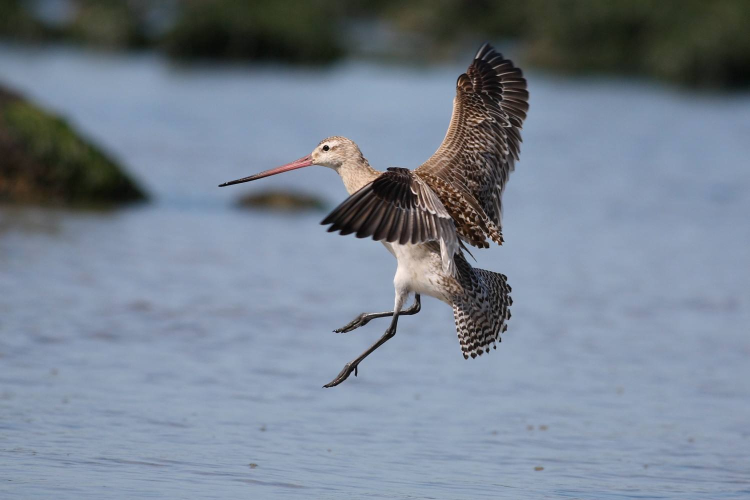
#> input picture Desktop/Python3/飞鸟.jpeg, 1500 x 1000 px, given in place of 飞鸟.jpg, which was not available (shown at 1/2 size)
$ python '边缘检测2.py'   (older library calls are emulated)
#> lines starting #> are read from the running program, lines starting #| are printed output that depends on the picture; after the words box and inside, x2 and y2 are one past the last pixel; in counts of white or black regions, pixels touching at a corner belong together; pictures that were not available may be replaced by others from this repository, and a replacement may not be noted
import cv2
import numpy as np
import matplotlib.pyplot as plt
import time
cv2.namedWindow("Image", 0)
image = cv2.imread("飞鸟.jpg")
#> image is the input picture: shape (1000, 1500, 3); mean B, G, R 144.5, 130, 118.3
gray = cv2.cvtColor(image, cv2.COLOR_BGR2GRAY) # 转换成灰色图片
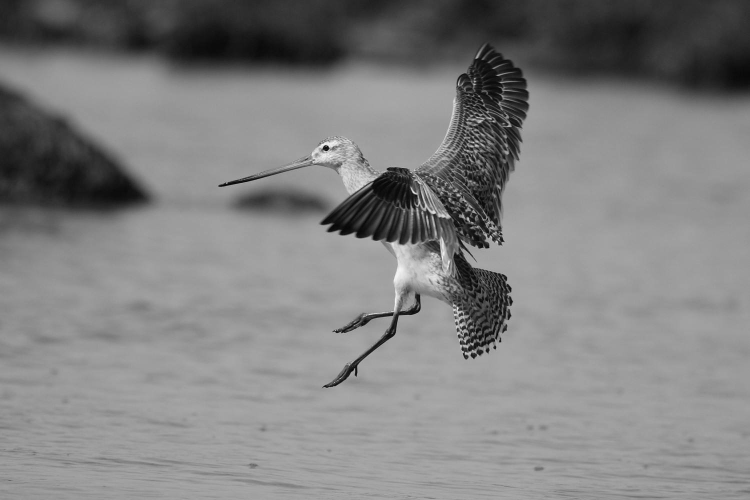
#> gray: shape (1000, 1500) (shown at 1/2 size); min 0, max 254, mean 128.2

# 进行算子计算 进行3 * 3 convolution 计算x y方向上面的梯度
gradX = cv2.Sobel(gray, ddepth=cv2.CV_32F, dx=1, dy=0, ksize=-1)
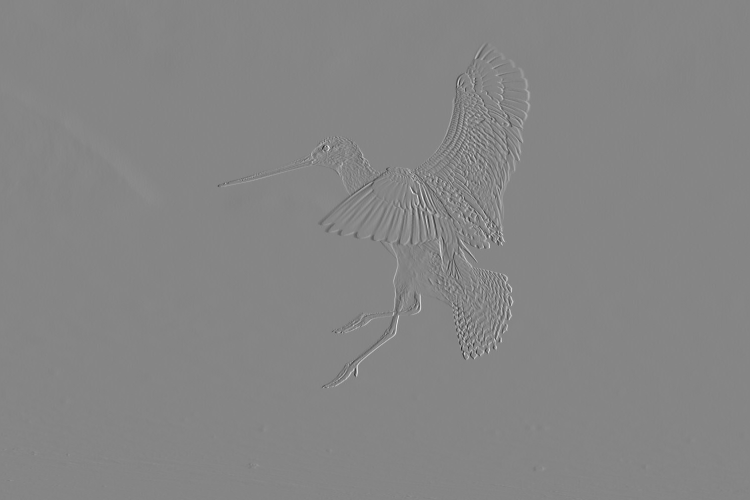
#> gradX: shape (1000, 1500) float32 (shown at 1/2 size); min -3094, max 2818, mean 0.5; drawn with min black and max white
gradY = cv2.Sobel(gray, ddepth=cv2.CV_32F, dx=0, dy=1, ksize=-1)

# subtract the y-gradient from the x-gradient
# 将垂直边缘跟水平边缘进行相减 之后再进行scaleabs对高水平梯度跟低垂直梯度的图像区域进行缩小跟求平均值
gradient = cv2.subtract(gradX, gradY)
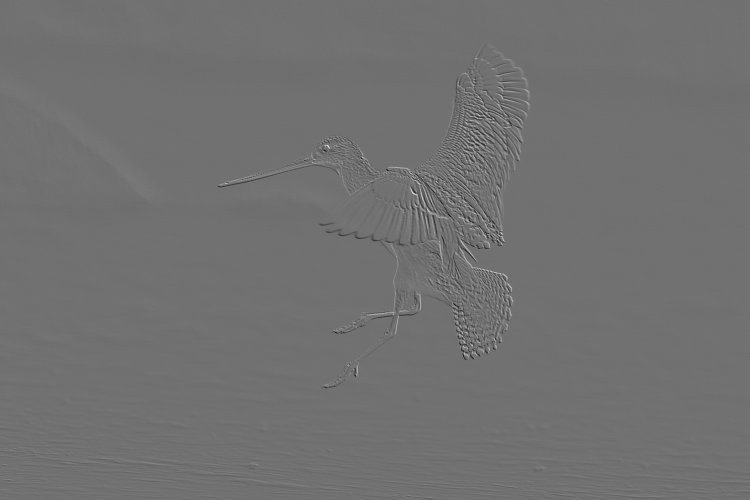
#> gradient: shape (1000, 1500) float32 (shown at 1/2 size); min -3846, max 4808, mean -2.9; drawn with min black and max white
gradient = cv2.convertScaleAbs(gradient)

# 去除白噪声 用9*9内核平滑图像平滑图像中的高频噪声 将每个像素替换成周围像素的均值
# 之后对图像进行模糊图像二值化,梯度图中不大于90的任何像素都设置为0黑色，否则像素点都设置为白色225
blurred = cv2.blur(gradient, (9, 9 ))
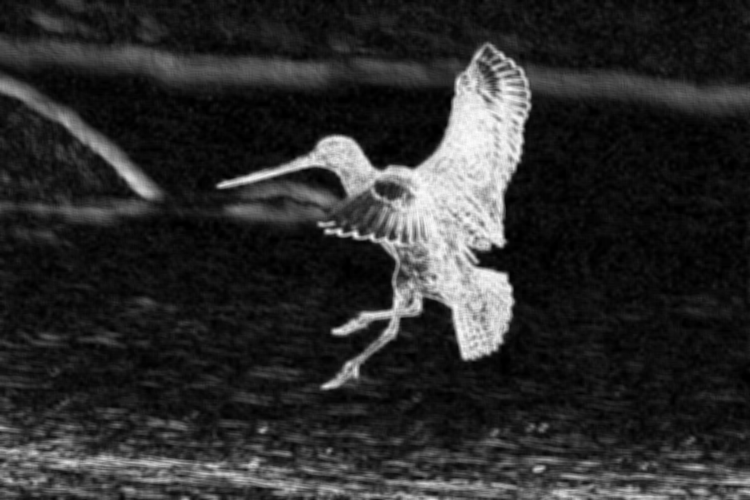
#> blurred: shape (1000, 1500) (shown at 1/2 size); min 0, max 254, mean 43.6
(_, thresh) = cv2.threshold(blurred, 90, 225, cv2.THRESH_BINARY)
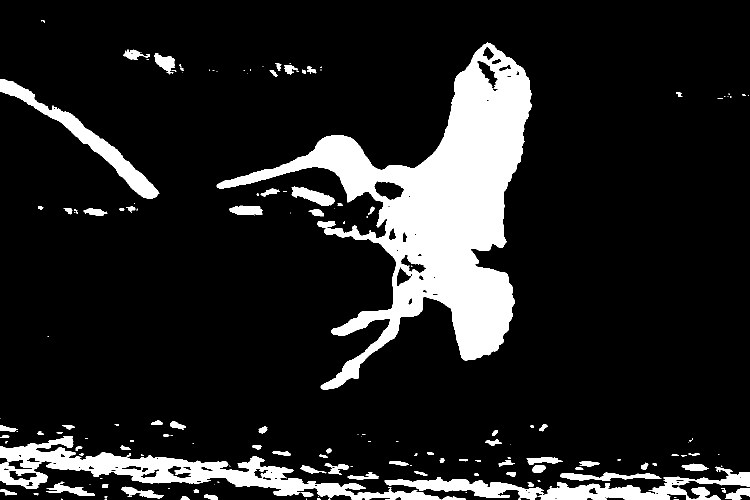
#> thresh: shape (1000, 1500) (shown at 1/2 size); values 0 (black) and 225 (white), 13.4% white; 188 white regions (96 under 20 px), largest, box (x1, y1, x2, y2) and area: (433, 85, 1063, 779) 127905, (0, 872, 882, 1000) 28420, (769, 933, 1500, 1000) 14600

# cv2.imshow("Image thresh",thresh)

# 填充蜜蜂身体上面的白色点
kernel = cv2.getStructuringElement(cv2.MORPH_RECT, (25, 25))
closed = cv2.morphologyEx(thresh, cv2.MORPH_CLOSE, kernel)
#> closed: shape (1000, 1500); values 0 (black) and 225 (white), 17.2% white; 33 white regions (12 under 20 px), largest, box (x1, y1, x2, y2) and area: (433, 85, 1063, 779) 142626, (0, 836, 1500, 1000) 97796, (0, 158, 319, 426) 10631

# 去除昆虫身边其他的白色噪点
closed = cv2.erode(closed,None,iterations = 4)
#> closed: shape (1000, 1500); values 0 (black) and 225 (white), 14.2% white; 17 white regions (4 under 20 px), largest, box (x1, y1, x2, y2) and area: (441, 91, 1059, 716) 122465, (0, 854, 1500, 1000) 82064, (72, 209, 312, 394) 4929
closed = cv2.erode(closed, None,iterations = 4)
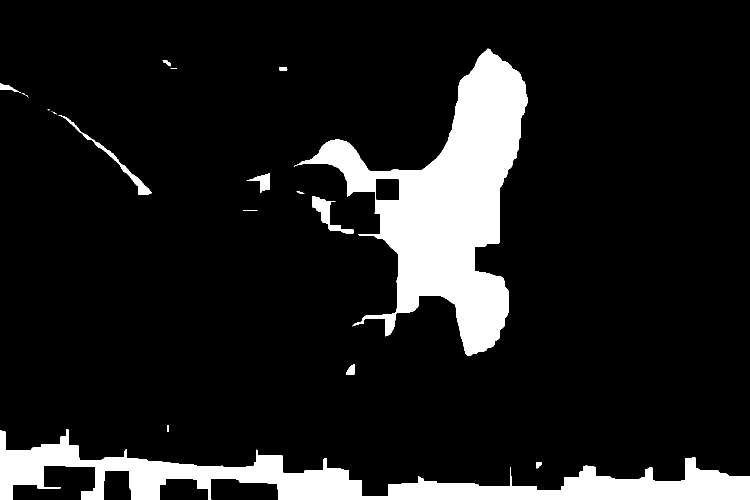
#> closed: shape (1000, 1500) (shown at 1/2 size); values 0 (black) and 225 (white), 11.8% white; 20 white regions (7 under 20 px)

# 边框
# findContours第一个参数是要检所的图片 必须是二值图,即黑白图，不是灰度图，

# 第二个参数是图片的索检格式
# cv2，RETR_EXTERNAL 表示只检测外轮廓
# cv2.RETR_LIST 检测的轮廓不建立等级关系
# cv2.RETR_CCOMP 建立一个等级树结构轮廓

# 第三个参数为轮廓的近似方法
# cv2.CHAIN_APPROX_NONE 储存所有的轮廓点，相邻的两个点的像素位置差不超过1，即max(abs(x1-x2),abs(y2-y1)) == 1
# cv2.CHAIN_APPROX_SIMPLE压缩水平方向， 对角线方向的元素，只保留该方向上面的终点坐标， 例如一个矩阵只需4个点来保存轮廓信息

# cv2.findContours()函数返回两个值，一个是轮廓的本身， 还有一个是轮廓对应的属性，
# cv2.findContours()函数返回的第一个值是list， list中每个元素都是图像中的一个轮廓numpy中的narray表示。每一个ndarray中保存的是轮廓上面的各个点坐标，把list排序， 点最多的轮廓就是昆虫的轮廓

'''
Opencv中通过cv2.drawContours来在图像上绘制轮廓
第一个参数指明在那幅图像上面绘制轮廓
第二个参数是轮廓本身，在python中它是一个列表
第三个参数指定绘制list中的哪条轮廓，如果是-1表示绘制list中的所有轮廓
第四个参数是轮廓的线条的颜色
第五个参数是轮廓的线条粗细
'''

# minAreaRect()函数：主要包含点集最小面积矩阵，这个矩阵是可以偏转角度的，可以与图像的边界不平行
(cnts, _) = cv2.findContours(closed.copy(), cv2.RETR_EXTERNAL, cv2.CHAIN_APPROX_SIMPLE)
#> cnts = 20 contours, 8 with area under 20; largest, box (x1, y1, x2, y2) and area: (588, 97, 1055, 712) 104122, (0, 859, 1500, 1000) 65972, (625, 392, 707, 467) 1533, (117, 230, 304, 390) 1475, (493, 346, 539, 386) 633
# (cnts, _) = cv2.findContours(closed.copy(), cv2.RETR_EXTERNAL, cv2.CHAIN_APPROX_NONE)
c = sorted(cnts, key = cv2.contourArea, reverse = True)[0] # 取最短函数
#> c = contour of 735 points, box (x1, y1, x2, y2) (588, 97, 1055, 712), area 104122
rect = cv2.minAreaRect(c) # 取最小值
#> rect = ((884.8, 431), (490.7, 566.5), -19.93)
box = np.int0(cv2.boxPoints(rect))
#> box = [[750, 780], [557, 248], [1018, 81], [1211, 613]]
cv2.drawContours(image, [box], -1, (0, 225, 0), 3)
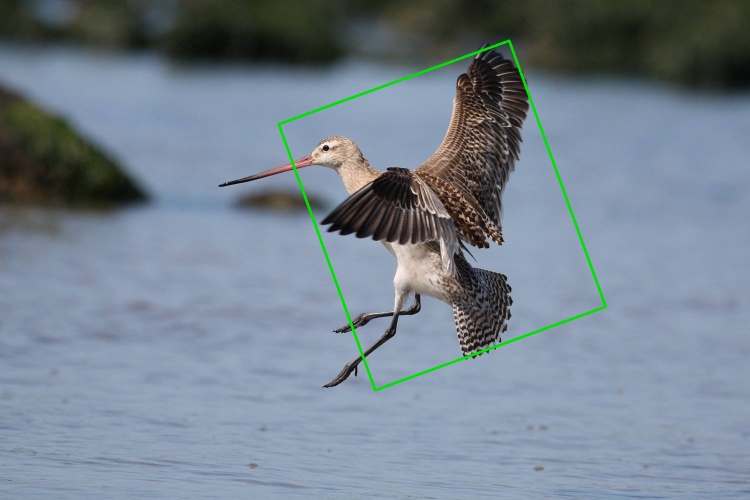
#> image: shape (1000, 1500, 3) (shown at 1/2 size); 0.73% of pixels changed, all inside (x1, y1, x2, y2) = (555, 79, 1214, 783)

cv2.imshow("Image draw",image)

# [14 lines of commented-out code are left out]
time.sleep(10)

cv2.waitKey(0)
cv2.destroyAllWindows()

$ run again, with Desktop/Python3/woman_face.jpeg copied over Desktop/Python3/飞鸟.jpeg
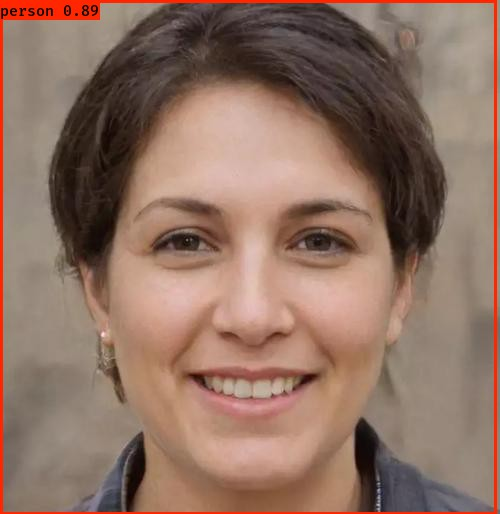
#> input picture Desktop/Python3/woman_face.jpeg, 500 x 514 px, given in place of 飞鸟.jpg, which was not available
#> image is the input picture: shape (514, 500, 3); mean B, G, R 98.9, 113.7, 144.2
#> `(_, thresh) = cv2.threshold(blurred, 90, 225, cv2.THRESH_BINARY)`:
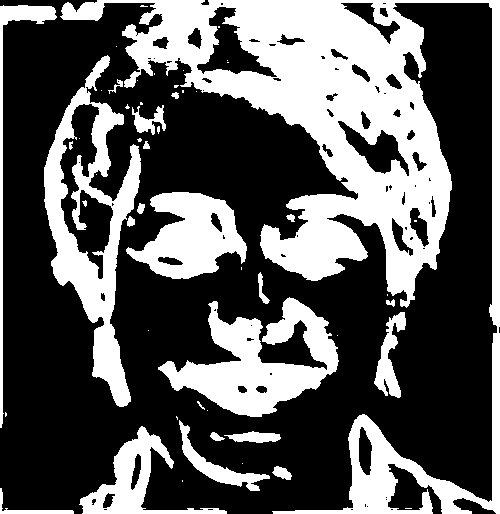
#> thresh: shape (514, 500); values 0 (black) and 225 (white), 35.6% white; 53 white regions (29 under 20 px), largest, box (x1, y1, x2, y2) and area: (60, 0, 500, 514) 53725, (44, 55, 141, 407) 11467, (158, 297, 339, 417) 9890
#> cnts = 5 contours, 2 with area under 20; largest, box (x1, y1, x2, y2) and area: (0, 0, 443, 373) 92429, (87, 305, 330, 514) 14722, (357, 425, 500, 514) 4920
#> c = contour of 336 points, box (x1, y1, x2, y2) (0, 0, 443, 373), area 92429
#> rect = ((233.7, 154.1), (409.6, 386.1), -10.22)
#> box = [[66, 380], [-2, 0], [400, -72], [469, 307]]
#> `cv2.drawContours(image, [box], -1, (0, 225, 0), 3)`:
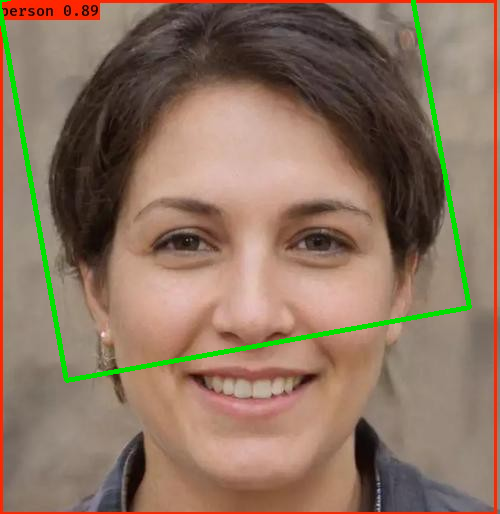
#> image: shape (514, 500, 3); 2.13% of pixels changed, all inside (x1, y1, x2, y2) = (0, 0, 472, 383)
